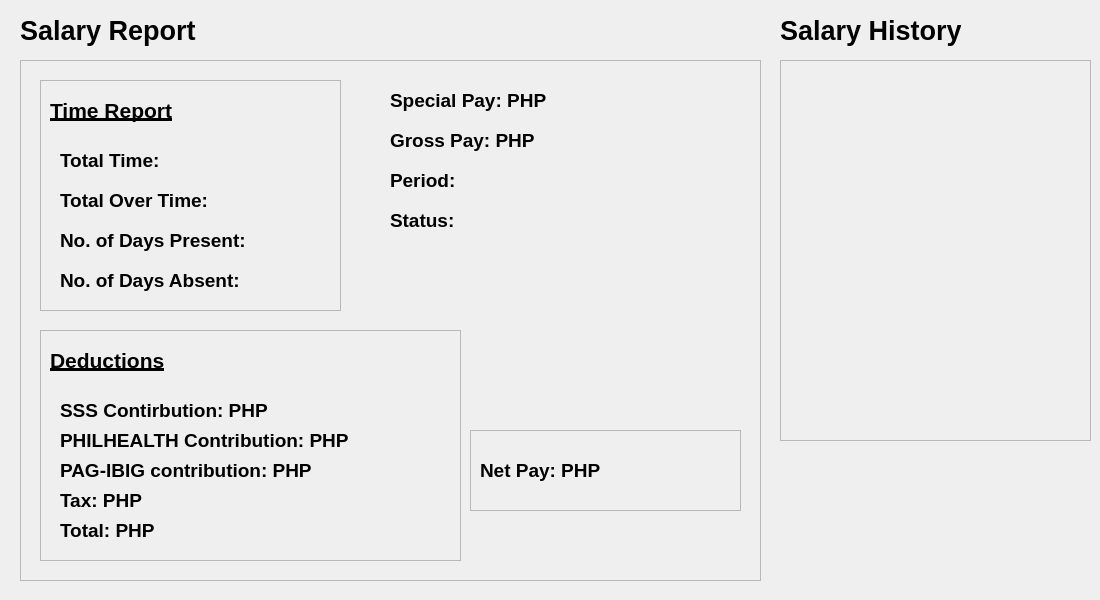
    <widget class="QWidget" name="tab_2">
     <attribute name="icon">
      <iconset>
       <normaloff>../icons/payroll.png</normaloff>../icons/payroll.png</iconset>
     </attribute>
     <attribute name="title">
      <string>Salary Logs</string>
     </attribute>
     <widget class="QLabel" name="label_4">
      <property name="geometry">
       <rect>
        <x>20</x>
        <y>10</y>
        <width>181</width>
        <height>41</height>
       </rect>
      </property>
      <property name="font">
       <font>
        <family>Arial</family>
        <pointsize>20</pointsize>
        <weight>75</weight>
        <bold>true</bold>
       </font>
      </property>
      <property name="text">
       <string>Salary Report</string>
      </property>
     </widget>
     <widget class="QFrame" name="frame">
      <property name="geometry">
       <rect>
        <x>20</x>
        <y>60</y>
        <width>741</width>
        <height>521</height>
       </rect>
      </property>
      <property name="frameShape">
       <enum>QFrame::StyledPanel</enum>
      </property>
      <property name="frameShadow">
       <enum>QFrame::Raised</enum>
      </property>
      <widget class="QFrame" name="frame_2">
       <property name="geometry">
        <rect>
         <x>20</x>
         <y>20</y>
         <width>301</width>
         <height>231</height>
        </rect>
       </property>
       <property name="frameShape">
        <enum>QFrame::StyledPanel</enum>
       </property>
       <property name="frameShadow">
        <enum>QFrame::Raised</enum>
       </property>
       <widget class="QLabel" name="lbl_days_present">
        <property name="geometry">
         <rect>
          <x>20</x>
          <y>150</y>
          <width>271</width>
          <height>21</height>
         </rect>
        </property>
        <property name="font">
         <font>
          <family>Arial</family>
          <pointsize>14</pointsize>
          <weight>75</weight>
          <bold>true</bold>
         </font>
        </property>
        <property name="text">
         <string>No. of Days Present: </string>
        </property>
       </widget>
       <widget class="QLabel" name="lbl_days_absent">
        <property name="geometry">
         <rect>
          <x>20</x>
          <y>190</y>
          <width>261</width>
          <height>21</height>
         </rect>
        </property>
        <property name="font">
         <font>
          <family>Arial</family>
          <pointsize>14</pointsize>
          <weight>75</weight>
          <bold>true</bold>
         </font>
        </property>
        <property name="text">
         <string>No. of Days Absent: </string>
        </property>
       </widget>
       <widget class="QLabel" name="lbl_total_time">
        <property name="geometry">
         <rect>
          <x>20</x>
          <y>70</y>
          <width>241</width>
          <height>21</height>
         </rect>
        </property>
        <property name="font">
         <font>
          <family>Arial</family>
          <pointsize>14</pointsize>
          <weight>75</weight>
          <bold>true</bold>
         </font>
        </property>
        <property name="text">
         <string>Total Time: </string>
        </property>
       </widget>
       <widget class="QLabel" name="label_5">
        <property name="geometry">
         <rect>
          <x>10</x>
          <y>10</y>
          <width>181</width>
          <height>41</height>
         </rect>
        </property>
        <property name="font">
         <font>
          <family>Arial</family>
          <pointsize>16</pointsize>
          <weight>75</weight>
          <bold>true</bold>
          <underline>true</underline>
         </font>
        </property>
        <property name="text">
         <string>Time Report</string>
        </property>
       </widget>
       <widget class="QLabel" name="lbl_total_ot">
        <property name="geometry">
         <rect>
          <x>20</x>
          <y>110</y>
          <width>241</width>
          <height>21</height>
         </rect>
        </property>
        <property name="font">
         <font>
          <family>Arial</family>
          <pointsize>14</pointsize>
          <weight>75</weight>
          <bold>true</bold>
         </font>
        </property>
        <property name="text">
         <string>Total Over Time: </string>
        </property>
       </widget>
      </widget>
      <widget class="QFrame" name="frame_3">
       <property name="geometry">
        <rect>
         <x>20</x>
         <y>270</y>
         <width>421</width>
         <height>231</height>
        </rect>
       </property>
       <property name="frameShape">
        <enum>QFrame::StyledPanel</enum>
       </property>
       <property name="frameShadow">
        <enum>QFrame::Raised</enum>
       </property>
       <widget class="QLabel" name="lbl_pagibig_2">
        <property name="geometry">
         <rect>
          <x>20</x>
          <y>130</y>
          <width>381</width>
          <height>21</height>
         </rect>
        </property>
        <property name="font">
         <font>
          <family>Arial</family>
          <pointsize>14</pointsize>
          <weight>75</weight>
          <bold>true</bold>
         </font>
        </property>
        <property name="text">
         <string>PAG-IBIG contribution: PHP </string>
        </property>
       </widget>
       <widget class="QLabel" name="lbl_philhealth_2">
        <property name="geometry">
         <rect>
          <x>20</x>
          <y>100</y>
          <width>381</width>
          <height>21</height>
         </rect>
        </property>
        <property name="font">
         <font>
          <family>Arial</family>
          <pointsize>14</pointsize>
          <weight>75</weight>
          <bold>true</bold>
         </font>
        </property>
        <property name="text">
         <string>PHILHEALTH Contribution: PHP </string>
        </property>
       </widget>
       <widget class="QLabel" name="lbl_sss_2">
        <property name="geometry">
         <rect>
          <x>20</x>
          <y>70</y>
          <width>381</width>
          <height>21</height>
         </rect>
        </property>
        <property name="font">
         <font>
          <family>Arial</family>
          <pointsize>14</pointsize>
          <weight>75</weight>
          <bold>true</bold>
         </font>
        </property>
        <property name="text">
         <string>SSS Contirbution: PHP </string>
        </property>
       </widget>
       <widget class="QLabel" name="label_6">
        <property name="geometry">
         <rect>
          <x>10</x>
          <y>10</y>
          <width>181</width>
          <height>41</height>
         </rect>
        </property>
        <property name="font">
         <font>
          <family>Arial</family>
          <pointsize>16</pointsize>
          <weight>75</weight>
          <bold>true</bold>
          <underline>true</underline>
         </font>
        </property>
        <property name="text">
         <string>Deductions</string>
        </property>
       </widget>
       <widget class="QLabel" name="lbl_tax">
        <property name="geometry">
         <rect>
          <x>20</x>
          <y>160</y>
          <width>331</width>
          <height>21</height>
         </rect>
        </property>
        <property name="font">
         <font>
          <family>Arial</family>
          <pointsize>14</pointsize>
          <weight>75</weight>
          <bold>true</bold>
         </font>
        </property>
        <property name="text">
         <string>Tax: PHP </string>
        </property>
       </widget>
       <widget class="QLabel" name="lbl_total_deductions">
        <property name="geometry">
         <rect>
          <x>20</x>
          <y>190</y>
          <width>351</width>
          <height>21</height>
         </rect>
        </property>
        <property name="font">
         <font>
          <family>Arial</family>
          <pointsize>14</pointsize>
          <weight>75</weight>
          <bold>true</bold>
         </font>
        </property>
        <property name="text">
         <string>Total: PHP </string>
        </property>
       </widget>
      </widget>
      <widget class="QLabel" name="lbl_special_pay">
       <property name="geometry">
        <rect>
         <x>370</x>
         <y>30</y>
         <width>361</width>
         <height>21</height>
        </rect>
       </property>
       <property name="font">
        <font>
         <family>Arial</family>
         <pointsize>14</pointsize>
         <weight>75</weight>
         <bold>true</bold>
        </font>
       </property>
       <property name="text">
        <string>Special Pay: PHP </string>
       </property>
      </widget>
      <widget class="QLabel" name="lbl_gross_pay">
       <property name="geometry">
        <rect>
         <x>370</x>
         <y>70</y>
         <width>361</width>
         <height>21</height>
        </rect>
       </property>
       <property name="font">
        <font>
         <family>Arial</family>
         <pointsize>14</pointsize>
         <weight>75</weight>
         <bold>true</bold>
        </font>
       </property>
       <property name="text">
        <string>Gross Pay: PHP </string>
       </property>
      </widget>
      <widget class="QLabel" name="lbl_period">
       <property name="geometry">
        <rect>
         <x>370</x>
         <y>110</y>
         <width>361</width>
         <height>21</height>
        </rect>
       </property>
       <property name="font">
        <font>
         <family>Arial</family>
         <pointsize>14</pointsize>
         <weight>75</weight>
         <bold>true</bold>
        </font>
       </property>
       <property name="text">
        <string>Period: </string>
       </property>
      </widget>
      <widget class="QLabel" name="lbl_status_2">
       <property name="geometry">
        <rect>
         <x>370</x>
         <y>150</y>
         <width>361</width>
         <height>21</height>
        </rect>
       </property>
       <property name="font">
        <font>
         <family>Arial</family>
         <pointsize>14</pointsize>
         <weight>75</weight>
         <bold>true</bold>
        </font>
       </property>
       <property name="text">
        <string>Status: </string>
       </property>
      </widget>
      <widget class="QFrame" name="netpay_frame">
       <property name="geometry">
        <rect>
         <x>450</x>
         <y>370</y>
         <width>271</width>
         <height>81</height>
        </rect>
       </property>
       <property name="frameShape">
        <enum>QFrame::StyledPanel</enum>
       </property>
       <property name="frameShadow">
        <enum>QFrame::Raised</enum>
       </property>
       <widget class="QLabel" name="lbl_net_pay">
        <property name="geometry">
         <rect>
          <x>10</x>
          <y>30</y>
          <width>251</width>
          <height>21</height>
         </rect>
        </property>
        <property name="font">
         <font>
          <family>Arial</family>
          <pointsize>14</pointsize>
          <weight>75</weight>
          <bold>true</bold>
         </font>
        </property>
        <property name="text">
         <string>Net Pay: PHP </string>
        </property>
       </widget>
      </widget>
     </widget>
     <widget class="QScrollArea" name="scrollArea">
      <property name="geometry">
       <rect>
        <x>780</x>
        <y>60</y>
        <width>311</width>
        <height>381</height>
       </rect>
      </property>
      <property name="widgetResizable">
       <bool>true</bool>
      </property>
      <widget class="QWidget" name="scrollAreaWidgetContents">
       <property name="geometry">
        <rect>
         <x>0</x>
         <y>0</y>
         <width>307</width>
         <height>377</height>
        </rect>
       </property>
      </widget>
     </widget>
     <widget class="QLabel" name="label_3">
      <property name="geometry">
       <rect>
        <x>780</x>
        <y>10</y>
        <width>181</width>
        <height>41</height>
       </rect>
      </property>
      <property name="font">
       <font>
        <family>Arial</family>
        <pointsize>20</pointsize>
        <weight>75</weight>
        <bold>true</bold>
       </font>
      </property>
      <property name="text">
       <string>Salary History</string>
      </property>
     </widget>
     <widget class="QLabel" name="label_7">
      <property name="geometry">
       <rect>
        <x>950</x>
        <y>460</y>
        <width>141</width>
        <height>131</height>
       </rect>
      </property>
      <property name="text">
       <string/>
      </property>
      <property name="pixmap">
       <pixmap>../icons/payroll.png</pixmap>
      </property>
      <property name="scaledContents">
       <bool>true</bool>
      </property>
     </widget>
    </widget>
